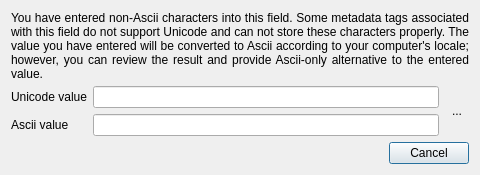
<?xml version="1.0" encoding="UTF-8"?>
<ui version="4.0">
 <class>AsciiStringDialogClass</class>
 <widget class="QDialog" name="AsciiStringDialogClass">
  <property name="windowModality">
   <enum>Qt::ApplicationModal</enum>
  </property>
  <property name="geometry">
   <rect>
    <x>0</x>
    <y>0</y>
    <width>480</width>
    <height>175</height>
   </rect>
  </property>
  <property name="windowTitle">
   <string>Edit non-unicode string</string>
  </property>
  <property name="windowIcon">
   <iconset resource="analogexif.qrc">
    <normaloff>:/images/icons/film_edit.png</normaloff>:/images/icons/film_edit.png</iconset>
  </property>
  <layout class="QVBoxLayout" name="verticalLayout">
   <item>
    <widget class="QLabel" name="label">
     <property name="text">
      <string>You have entered non-Ascii characters into this field. Some metadata tags associated with this field do not support Unicode and can not store these characters properly. The value you have entered will be converted to Ascii according to your computer's locale; however, you can review the result and provide Ascii-only alternative to the entered value.</string>
     </property>
     <property name="alignment">
      <set>Qt::AlignJustify|Qt::AlignTop</set>
     </property>
     <property name="wordWrap">
      <bool>true</bool>
     </property>
    </widget>
   </item>
   <item>
    <layout class="QHBoxLayout" name="horizontalLayout">
     <item>
      <layout class="QFormLayout" name="formLayout">
       <item row="0" column="0">
        <widget class="QLabel" name="label_2">
         <property name="text">
          <string>Unicode value</string>
         </property>
        </widget>
       </item>
       <item row="0" column="1">
        <widget class="QLineEdit" name="unicodeEdit"/>
       </item>
       <item row="1" column="0">
        <widget class="QLabel" name="label_3">
         <property name="text">
          <string>Ascii value</string>
         </property>
        </widget>
       </item>
       <item row="1" column="1">
        <widget class="QLineEdit" name="asciiEdit"/>
       </item>
      </layout>
     </item>
     <item>
      <widget class="QToolButton" name="copyBtn">
       <property name="toolTip">
        <string>Copy and convert text from Unicode to Ascii</string>
       </property>
       <property name="text">
        <string>...</string>
       </property>
       <property name="icon">
        <iconset resource="analogexif.qrc">
         <normaloff>:/images/icons/arrow_undo.png</normaloff>:/images/icons/arrow_undo.png</iconset>
       </property>
       <property name="autoRaise">
        <bool>true</bool>
       </property>
      </widget>
     </item>
    </layout>
   </item>
   <item>
    <widget class="QDialogButtonBox" name="buttonBox">
     <property name="standardButtons">
      <set>QDialogButtonBox::Cancel</set>
     </property>
    </widget>
   </item>
  </layout>
 </widget>
 <layoutdefault spacing="6" margin="11"/>
 <resources>
  <include location="analogexif.qrc"/>
 </resources>
 <connections/>
</ui>
